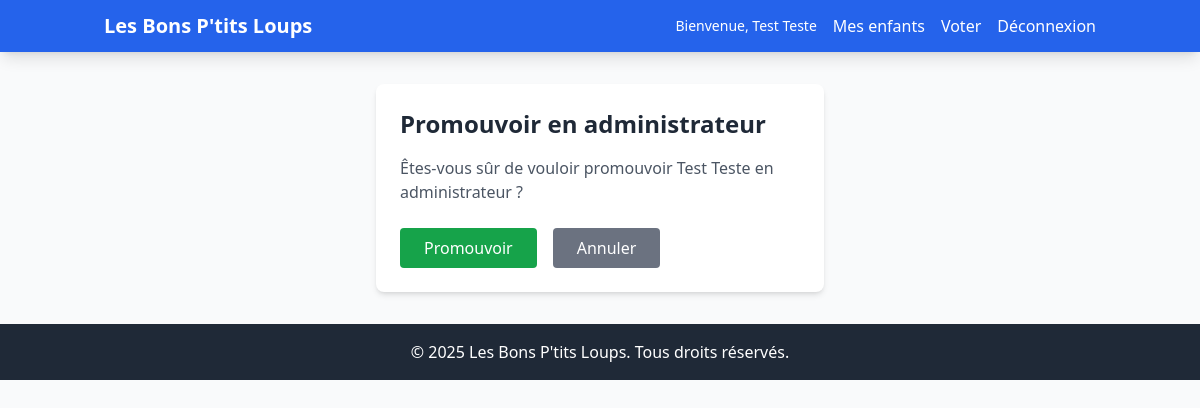
The page /admin-panel/parents/2/toggle-admin/ (signed in) on the database as committed earlier.
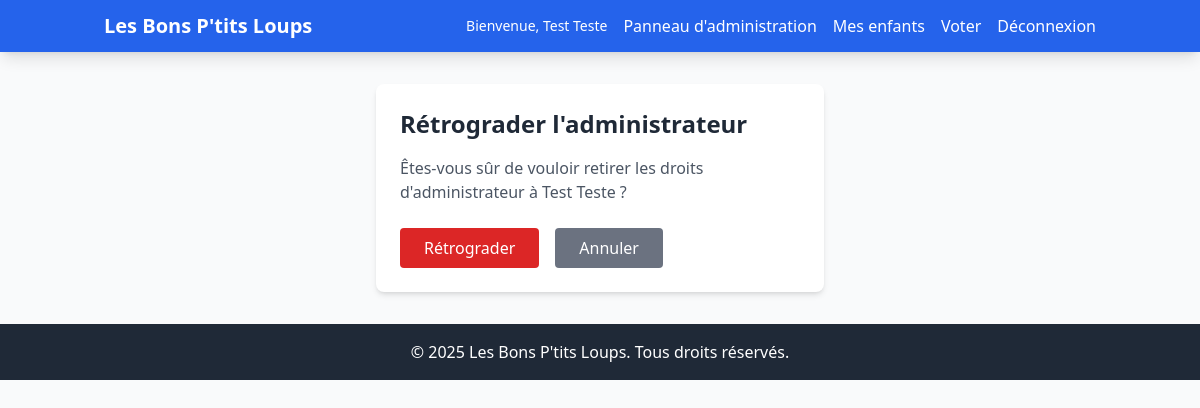
The same page on the database as committed later.
### accounts/models.py (models this page shows, shortened)
class CustomUser(AbstractUser):
    is_parent = models.BooleanField(default=False, verbose_name=_('Parent'))
    is_admin = models.BooleanField(default=False, verbose_name=_('Administrateur'))
    class Meta:
        verbose_name = _('Utilisateur')
        verbose_name_plural = _('Utilisateurs')

### admin_panel/views.py (the view, shortened to what this page needs)
# urls.py: path('parents/<int:parent_id>/toggle-admin/', views.toggle_admin_status, name='toggle_admin_status'),
@login_required
@user_passes_test(is_admin)
def toggle_admin_status(request, parent_id):
    user = get_object_or_404(CustomUser, pk=parent_id, is_parent=True)
    if user == request.user:
        messages.error(request, _('Vous ne pouvez pas modifier votre propre statut d\'administrateur.'))
        return redirect('admin_panel:parents_list')
    context = {
        'user': user,
    }
    return render(request, 'admin_panel/toggle_admin_confirm.html', context)

### admin_panel/views.py (called while the page is built)
def is_admin(user):
    return user.is_authenticated and user.is_admin

### admin_panel/templates/admin_panel/toggle_admin_confirm.html (shortened to what this page needs)
{% extends 'base.html' %}
{% load i18n %}
{% block content %}
<div class="bg-white rounded-lg shadow-md p-6 max-w-md mx-auto">
    <h1 class="text-2xl font-bold text-gray-800 mb-4">
        {% if user.is_admin %}
            {% trans "Rétrograder l'administrateur" %}
        {% else %}
            {% trans "Promouvoir en administrateur" %}
        {% endif %}
    </h1>
    <p class="text-gray-600 mb-6">
    </p>
    <form method="post" class="space-y-4">
        <div class="flex space-x-4">
            <button type="submit" class="{% if user.is_admin %}bg-red-600 hover:bg-red-700{% else %}bg-green-600 hover:bg-green-700{% endif %} text-white px-6 py-2 rounded transition duration-200">
                {% if user.is_admin %}
                    {% trans "Rétrograder" %}
                {% else %}
                    {% trans "Promouvoir" %}
                {% endif %}
            </button>
            <a href="{% url 'admin_panel:parents_list' %}" class="bg-gray-500 text-white px-6 py-2 rounded hover:bg-gray-600 transition duration-200">
                {% trans "Annuler" %}
            </a>
        </div>
    </form>
</div>
{% endblock %}

### templates/base.html (shortened to what this page needs)
{% load i18n %}
<!DOCTYPE html>
<html lang="fr">
<head>
    <script src="https://cdn.tailwindcss.com"></script>
</head>
<body class="bg-gray-50 min-h-screen">
    <nav class="bg-blue-600 text-white shadow-lg">
        <div class="container mx-auto px-4 py-3">
            <div class="flex justify-between items-center">
                <a href="{% url 'home' %}" class="text-xl font-bold">{% trans "Les Bons P'tits Loups" %}</a>
                <div class="flex items-center space-x-4">
                    {% if user.is_authenticated %}
                        <span class="text-sm">{% blocktrans with first=user.first_name last=user.last_name %}Bienvenue, {{ first }} {{ last }}{% endblocktrans %}</span>
                        {% if user.is_admin %}
                            <a href="{% url 'admin_panel:dashboard' %}" class="hover:text-blue-200">{% trans "Panneau d'administration" %}</a>
                        {% endif %}
                        {% if user.is_parent or user.is_admin %}
                            <a href="{% url 'children:dashboard' %}" class="hover:text-blue-200">{% trans "Mes enfants" %}</a>
                            <a href="{% url 'voting:list' %}" class="hover:text-blue-200">{% trans "Voter" %}</a>
                        {% endif %}
                        <a href="{% url 'accounts:logout' %}" class="hover:text-blue-200">{% trans "Déconnexion" %}</a>
                    {% else %}
                        <a href="{% url 'accounts:login' %}" class="hover:text-blue-200">{% trans "Connexion" %}</a>
                        <a href="{% url 'accounts:register' %}" class="hover:text-blue-200">{% trans "Inscription" %}</a>
                    {% endif %}
                </div>
            </div>
        </div>
    </nav>
    <main class="container mx-auto px-4 py-8">
        {% block content %}
        {% endblock %}
    </main>
    <footer class="bg-gray-800 text-white mt-auto py-4">
        <div class="container mx-auto px-4 text-center">
            <p>&copy; 2025 {% trans "Les Bons P'tits Loups" %}. {% trans "Tous droits réservés." %}</p>
        </div>
    </footer>
</body>
</html>

Rows that differ between the two databases and show on the page:
changed CustomUser "Bienvenue, Test Teste": is_admin False → True (drawn); first_name+last_name "Êtes-vous sûr de vouloir promouvoir Test Teste en administrateur ?" → "Êtes-vous sûr de vouloir retirer les droits d'administrateur à Test Teste ?"
Other text that changed with them:
text no longer shown: "Promouvoir en administrateur Promouvoir"
text now shown: "Panneau d'administration Rétrograder l'administrateur Rétrograder"
